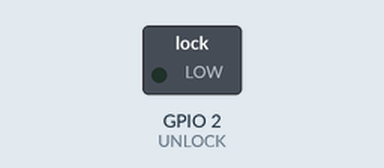
This sketch was run on a simulated ESP8266 (NodeMCU). Parts: switched loads named in the sketch (green lamp = pin HIGH). WiFi joins after 1.5 s; servers stay silent unless stated; uploads are accepted with an empty reply; what the sketch prints to the serial monitor is not drawn.

Above: at 0.1 s.
At 1.9 s:
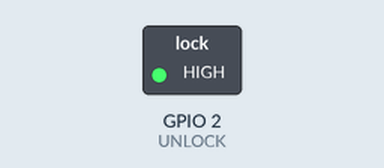
Timing chart, 0 to 3.4 s (numbered marks = the images above):
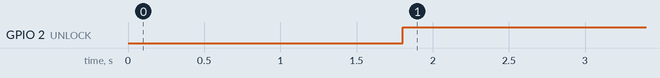

The sketch:

intercom.ino
```cpp
//use this app
//https://play.google.com/store/apps/details?id=com.shredder.intercom
//as token you may use random words like "abrakadabra3319REFdsf4tfhgbdfefaraf"

#define SSID1 "WIRELESS"
#define PASSWORD1 "PASSWORD"
#define DEBUG 1
#define UNLOCK 2
#include <ESP8266WiFi.h>
#include <ESP8266HTTPClient.h>
#include <WiFiClient.h>

  WiFiClient client;
  HTTPClient http;

String payload;
int httpCode;
byte cnt;
void setup(){
  if(DEBUG)Serial.begin(115200);
  WiFi.begin(SSID1, PASSWORD1);
  if(DEBUG)Serial.println(SSID1);
  if(DEBUG)Serial.println(PASSWORD1);
  while(WiFi.status()!= WL_CONNECTED){
      if(DEBUG)Serial.print(".");
      delay(400);
      cnt++;
      if (cnt > 30)ESP.restart();
  }
  if(DEBUG)Serial.println("wifi ok");
  pinMode(UNLOCK, OUTPUT);
}

void loop(){
  http.begin(client,"http://ruelf.ru/tokens.php?id=qwerty&type=get");
   httpCode = http.GET();
   payload = http.getString();
   if(payload.length()>10)payload="err";
   if(DEBUG)Serial.println(payload);
   if(payload != "1")digitalWrite(UNLOCK, HIGH);else digitalWrite(UNLOCK, LOW);
  http.end();
  delay(500);
}
```

Measured:
- by itself, GPIO 2 (UNLOCK): LOW → HIGH at 1.8 s
